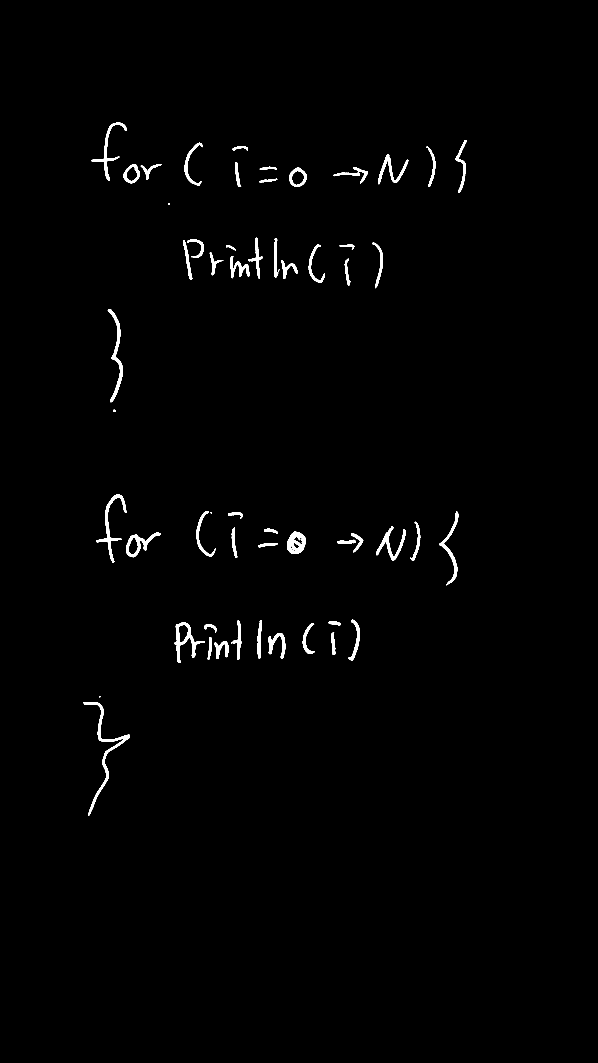
#> input picture src/imageProcessing/images/ss.png, 2988 x 5312 px (shown at 1/5 size)
$ python morphology.py
#> lines starting #> are read from the running program, lines starting #| are printed output that depends on the picture; after the words box and inside, x2 and y2 are one past the last pixel; in counts of white or black regions, pixels touching at a corner belong together
import cv2
import numpy as np

def process():
    img = cv2.imread("../images/ss.png")
#> img is the input picture: shape (5312, 2988, 3); 0.92% white; 60 white regions (2 under 20 px), largest, box (x1, y1, x2, y2) and area: (418, 3511, 650, 4077) 9784, (482, 2472, 632, 2813) 7034, (539, 1545, 614, 2011) 6873
    kernel = np.ones((5,5), np.uint8)
    img_erosion = cv2.erode(img,kernel,iterations=2)
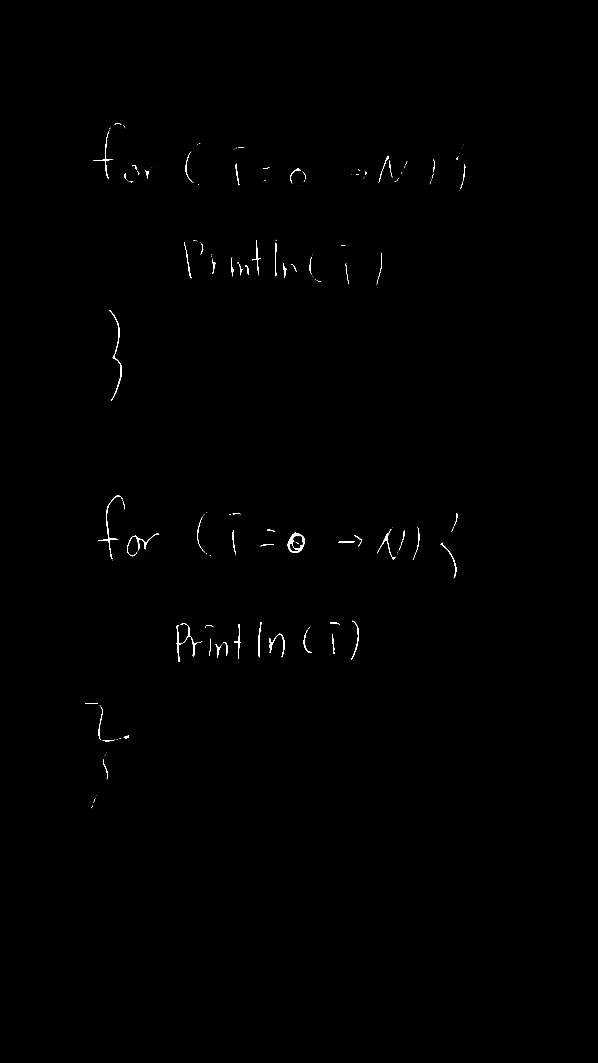
#> img_erosion: shape (5312, 2988, 3) (shown at 1/5 size); 0.18% white; 284 white regions (205 under 20 px), largest, box (x1, y1, x2, y2) and area: (1439, 2663, 1524, 2765) 2627, (545, 1550, 609, 2005) 1766, (490, 2476, 612, 2796) 1661
    img_dilation = cv2.dilate(img_erosion,kernel,iterations=4)
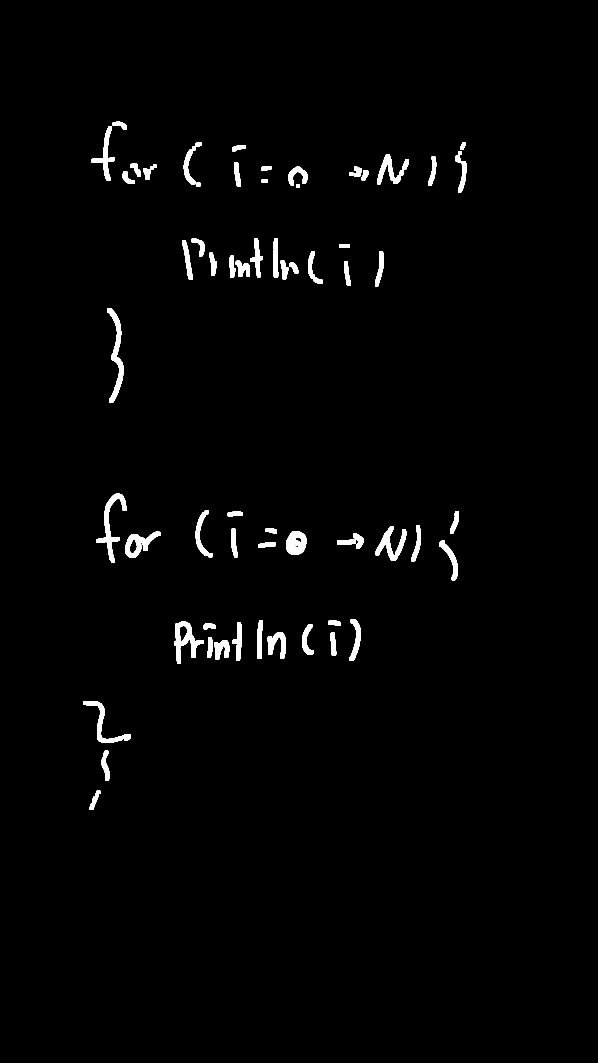
#> img_dilation: shape (5312, 2988, 3) (shown at 1/5 size); 1.5% white; 69 white regions, largest, box (x1, y1, x2, y2) and area: (537, 1542, 617, 2013) 11984, (480, 2468, 632, 2812) 11879, (872, 3108, 1019, 3318) 11464

    cv2.imwrite("../images/erode.png", img_dilation)

process()

# [11 lines of commented-out code are left out]
